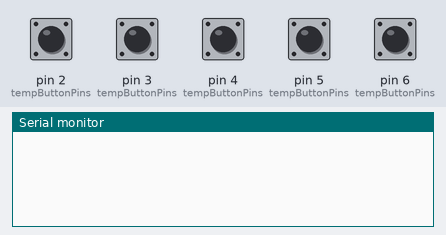
Recording of a sketch running on a simulated Arduino Uno, built with avr-gcc and run on an emulated ATmega328P. On the bench: the last lines printed to the serial monitor. The inputs (shaded band) are chosen by the test bench; at power-on: pin 2 (tempButtonPins), pin 3 (tempButtonPins), pin 4 (tempButtonPins), pin 5 (tempButtonPins), pin 6 (tempButtonPins) LOW.

Above: at 1.2 s.
1.3 s: pin 2 (tempButtonPins) pulled HIGH for 0.15 s
At 2.5 s:
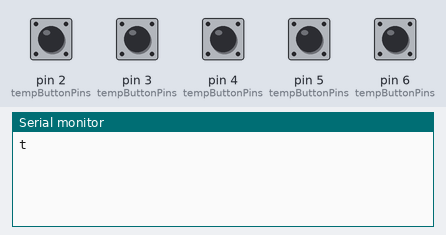
2.9 s: pin 3 (tempButtonPins) pulled HIGH for 0.15 s
At 3.8 s:
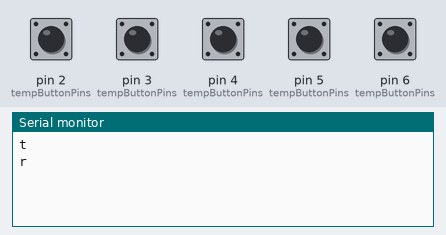
4.5 s: pin 4 (tempButtonPins) pulled HIGH for 0.15 s
At 5.0 s:
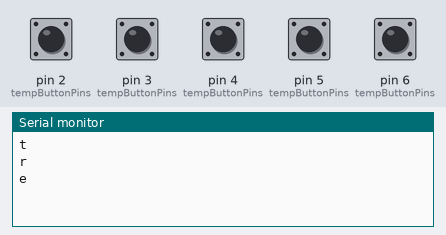
6.1 s: pin 5 (tempButtonPins) pulled HIGH for 0.15 s
At 7.3 s:
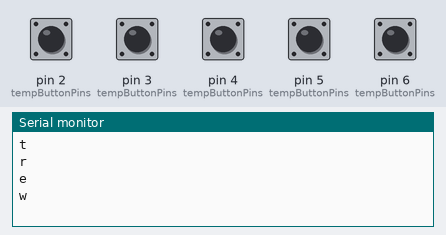
7.7 s: pin 6 (tempButtonPins) pulled HIGH for 0.15 s
At 8.7 s:
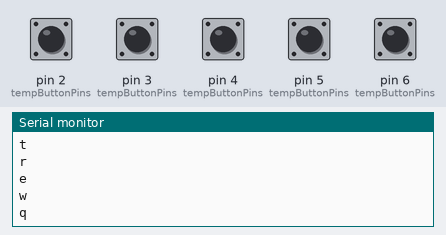

The sketch:

full_5_array.ino
```cpp
#include "EZBomb.h"
#include "LedControl.h"

int numLeds= 5;
#define dataPin 9
#define clockPin 8

LedControl ledControl(dataPin, clockPin, numLeds);
EZBomb ezBomb;

void setup() {
  ezBomb.setup();
  ledControl.setup();

}

void loop() {
  ezBomb.loop();
  if (Serial.available()) {
    String input = Serial.readStringUntil('\n');
    //Serial.print(input);
    ledControl.updateColors(input);
  }
}
```

EZBomb.cpp
```cpp
#include "EZBomb.h"

EZBomb::EZBomb()
{
    // Initialize arrays here if needed or in the setup function
    int tempButtonPins[numButtons] = {6, 5, 4, 3, 2};
    char tempButtonChars[numButtons] = {'q', 'w', 'e', 'r', 't'};
    memcpy(buttonPins, tempButtonPins, sizeof(tempButtonPins));
    memcpy(buttonChars, tempButtonChars, sizeof(tempButtonChars));
}

void EZBomb::setup()
{
    Serial.begin(57600);
    for (int i = 0; i < numButtons; ++i) {
        pinMode(buttonPins[i], INPUT);
        buttonPressStartTime[i] = 0;
        holdPrinted[i] = false;
        lastButtonState[i]=LOW;
    }
}

void EZBomb::loop()
{
    bool stateChanged = false;
    for (int i = 0; i < numButtons; ++i) {
    int buttonState = digitalRead(buttonPins[i]);
    //Serial.print("hi");
    if (buttonState == HIGH) {
      if (buttonPressStartTime[i] == 0) {
        // Button has just been pressed
        buttonPressStartTime[i] = millis(); // Record the time of button press
        holdPrinted[i] = false; // Reset holdPrinted flag
        stateChanged = true; // Indicate that button state changed
      } else if (!holdPrinted[i] && millis() - buttonPressStartTime[i] >= holdThreshold) {
        // Button is being held and hold message hasn't been printed yet
        holdPrinted[i] = true; // Set holdPrinted flag to true to indicate that hold message has been printed
        stateChanged = true; // Indicate that button state changed
      }
    } else {
      // Button is not pressed
      if (buttonPressStartTime[i] != 0) {
        // Button was released
        buttonPressStartTime[i] = 0; // Reset button press start time
        stateChanged = true; // Indicate that button state changed
      }
      holdPrinted[i] = false; // Reset holdPrinted flag when button is released
    }
    // Your existing code to handle button press and hold logic
    // (As provided in your question)
  }

    if (stateChanged) {
        for (int i = 0; i < numButtons; ++i) {
            if (digitalRead(buttonPins[i]) == HIGH && !holdPrinted[i]) {
                Serial.println(buttonChars[i]);
                delay(200); // Consider removing or reducing delay for responsiveness
                //Serial.println();
            }
        }
    }
}

void EZBomb::resetButtonState(int index)
{
    buttonPressStartTime[index] = 0;
    holdPrinted[index] = false;
}
```

EZBomb.h
```cpp
#ifndef EZBomb_h
#define EZBomb_h

#include "Arduino.h"

class EZBomb
{
public:
    EZBomb(); // Constructor
    void setup();
    void loop();
private:
    static const int numButtons = 5;
    int buttonPins[numButtons];
    unsigned long buttonPressStartTime[numButtons];
    bool holdPrinted[numButtons];
    char buttonChars[numButtons];
    bool lastButtonState[numButtons];
    const long holdThreshold = 1000; // ms
    void resetButtonState(int index);
    unsigned long lastDebounceTime[numButtons]; // <-- Added for debounce
    const long debounceDelay = 50; // ms <-- Added debounce delay constant
};

#endif
```

LedControl.cpp
```cpp
#include "LedControl.h"
#include "FastLED.h"

LedControl::LedControl(int dataPin, int clockPin, int numLeds) {
  leds = new CRGB[numLeds];
  this->numLeds = numLeds;
  FastLED.addLeds<APA102, 9, 8, BGR>(leds, numLeds);
}

void LedControl::setup() {
  Serial.begin(57600);
}

void LedControl::updateColors(String input) {
  if (input.length() > 0) {
    int colorIndices[numLeds];
    int index = 0;
    int startIndex = 0;
    int spaceIndex = input.indexOf(' ');
    while (spaceIndex != -1 && index < numLeds) {
      colorIndices[index++] = input.substring(startIndex, spaceIndex).toInt();
      startIndex = spaceIndex + 1;
      spaceIndex = input.indexOf(' ', startIndex);
    }
    if (index < numLeds) {
      colorIndices[index++] = input.substring(startIndex).toInt();
    }

    if (index == numLeds) {
      for (int i = 0; i < numLeds; i++) {
        //Serial.print(colorIndices[i]);
        switch (colorIndices[i]) {
          case 0:
            leds[i] = CRGB::Green;
            break;
          case 1:
            leds[i] = CRGB::Red;
            break;
          case 2:
            leds[i] = CRGB::Blue;
            break;
          case 3:
            leds[i] = CRGB::Yellow;
            break;
          case 4:
            leds[i] = CRGB(128, 0, 128); // Purple
            break;
          case 5:
            leds[i] = CRGB(255, 165, 0); // Orange
            break;
          case 6:
            leds[i] = CRGB(255, 192, 203); // Pink
            break;
          case 7:
            leds[i] = CRGB(165, 42, 42); // Brown
            break;
          case 8:
            leds[i] = CRGB::Cyan;
            break;
          case 9:
            leds[i] = CRGB::Magenta;
            break;
          case 10:
            leds[i] = CRGB::Black;
            break;
          default:
            break;
        }
      }
      //Serial.print(leds);
      FastLED.setBrightness(20);

      FastLED.show();
    }
  }
}
```

LedControl.h
```cpp
#ifndef LED_CONTROL_H
#define LED_CONTROL_H

#include "Arduino.h"
#include "FastLED.h"

class LedControl {
  public:
    LedControl(int dataPin, int clockPin, int numLeds);
    void setup();
    void updateColors(String input);


    CRGB* leds;
    int numLeds;
};

#endif
```

Measured:
- after the input at 1.3 s, the serial monitor: prints a new line at once (image 1)
- after the input at 2.9 s, the serial monitor: prints a new line at once (image 2)
- after the input at 4.5 s, the serial monitor: prints a new line at once (image 3)
- after the input at 6.1 s, the serial monitor: prints a new line at once (image 4)
- after the input at 7.7 s, the serial monitor: prints a new line at once (image 5)
